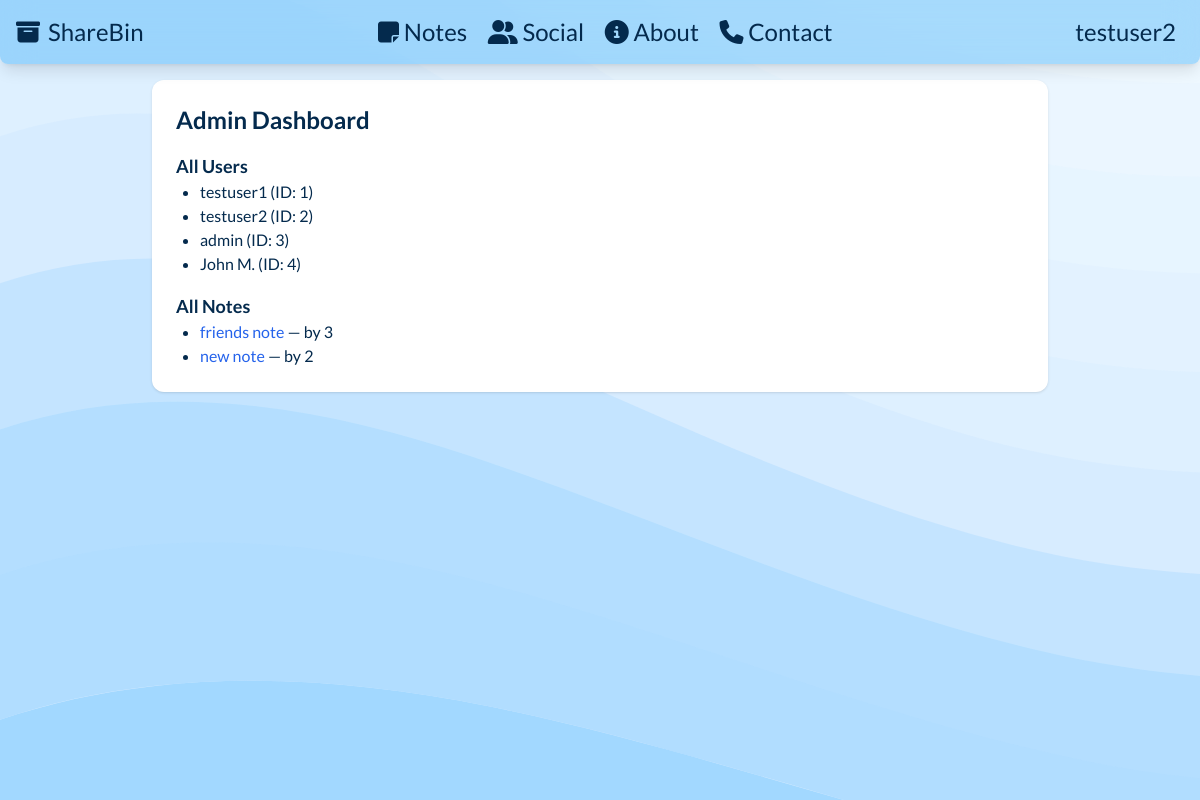
/admin (signed in), run on the app's committed database.
### tables this page shows
CREATE TABLE users (
            id INTEGER PRIMARY KEY AUTOINCREMENT,
            username TEXT,
            password TEXT,
            email TEXT,
            created_at TIMESTAMP DEFAULT CURRENT_TIMESTAMP
        );

CREATE TABLE notes (
            id INTEGER PRIMARY KEY AUTOINCREMENT,
            user TEXT,
            title TEXT,
            content TEXT,
            is_private INTEGER,
            visibility TEXT CHECK(visibility IN ('public', 'private', 'friends')),
            file_path TEXT,
            created_at TIMESTAMP DEFAULT CURRENT_TIMESTAMP
        );

### app.py (the view)
@app.route('/admin')
def admin_dashboard():
    if 'username' not in session:
        return redirect('/login')
    conn = get_db()
    c = conn.cursor()
    c.execute("SELECT * FROM users")
    users = c.fetchall()
    c.execute("SELECT * FROM notes")
    notes = c.fetchall()
    conn.close()
    return render_template('admin.html', users=users, notes=notes, user=session.get('username'))

### app.py (called while the page is built)
def get_db():
    conn = sqlite3.connect(DATABASE)
    return conn

### templates/admin.html
{% extends "base.html" %} {% block content %}
<div class="max-w-4xl mx-auto bg-white p-6 rounded-xl shadow">
  <h2 class="text-2xl font-bold mb-4">Admin Dashboard</h2>
  <h3 class="text-lg font-semibold mt-4">All Users</h3>
  <ul class="list-disc pl-6">
    {% for user in users %}
    <li>{{ user[1] }} (ID: {{ user[0] }})</li>
    {% endfor %}
  </ul>
  <h3 class="text-lg font-semibold mt-4">All Notes</h3>
  <ul class="list-disc pl-6">
    {% for note in notes %}
    <li>
      <a href="/notes/{{ note[0] }}" class="text-blue-600 hover:underline"
        >{{ note[2] }}</a
      >
      — by {{ note[1] }}
    </li>
    {% endfor %}
  </ul>
</div>
{% endblock %}

### templates/base.html (shortened to what this page needs)
<!DOCTYPE html>
<html>
  <head>
    <script src="https://cdn.tailwindcss.com"></script>
  </head>
  <body
    class="font-[lato] text-congress-blue-950 bg-congress-blue-100 scroll-smooth"
  >
    <header>
      <nav
        class="bg-congress-blue-500/30 backdrop-blur-lg rounded-b-lg shadow-lg p-4 flex flex-row w-full fixed top-0 z-50"
      >
        <div class="container justify-start text-2xl w-fit">
          <a
            href="/"
            class="flex items-center hover:text-gray-200 hover:text-shadow-lg transition-all duration-150 ease-in-out w-fit"
          >
            <i class="fa-solid fa-box-archive pr-2"></i>
            <h1 class="text-2xl">ShareBin</h1>
          </a>
        </div>
        <div class="container justify-center text-2xl w-fit mx-auto">
          <a
            href="/notes"
            class="p-2 hover:text-gray-200 transition-all duration-150 ease-in-out w-fit"
            ><i class="fa fa-sticky-note"></i> Notes</a
          >
          <a
            href="/social"
            class="p-2 hover:text-gray-200 transition-all duration-150 ease-in-out w-fit"
          >
            <i class="fa-solid fa-user-group"></i> Social</a
          >
          <a
            href="/about"
            class="p-2 hover:text-gray-200 transition-all duration-150 ease-in-out w-fit"
            ><i class="fa-solid fa-circle-info"></i> About</a
          >
          <a
            href="/contact"
            class="p-2 hover:text-gray-200 transition-all duration-150 ease-in-out w-fit"
          >
            <i class="fa-solid fa-phone"></i> Contact</a
          >
        </div>
        <div class="container justify-end text-2xl w-fit">
          {% if user %}
          <a
            href="/profile"
            class="p-2 hover:text-gray-200 transition-all duration-150 ease-in-out w-fit"
            >{{ user }}</a
          >
          {% else %}
          <a
            href="/login"
            class="p-2 hover:text-gray-200 transition-all duration-150 ease-in-out w-fit"
            >Log In <span aria-hidden="true">&rarr;</span></a
          >
          {% endif %}
        </div>
      </nav>
    </header>
    <section
      class="w-full min-h-fit h-screen pt-[10vh] bg-custom-pattern bg-cover bg-repeat-y bg-fixed"
    >
      {% block content %}{% endblock %}
    </section>
  </body>
</html>

### data on the page
users: username "testuser2", id "2"
users: username "testuser1", id "1"
users: username "admin", id "3"
users: username "John M.", id "4"
notes: title "friends note", user "3"
notes: title "new note", user "2"
